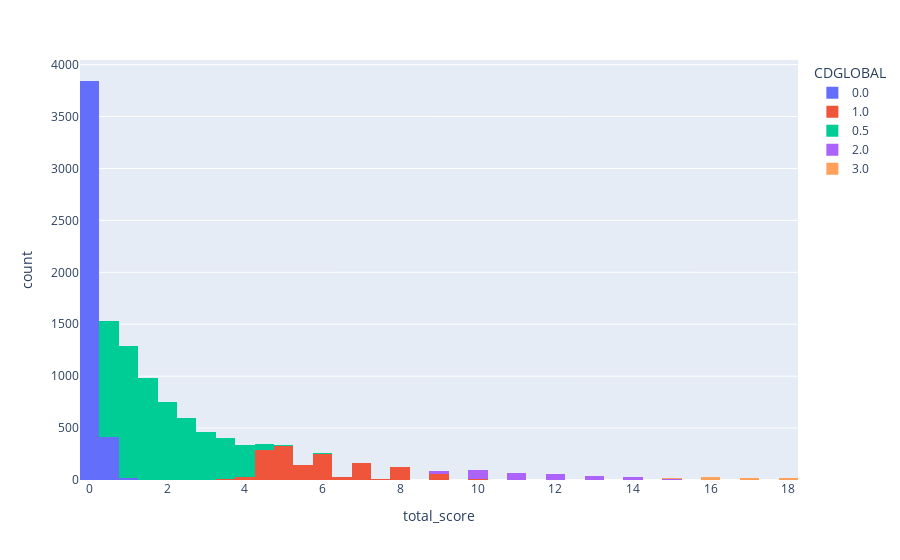

Source (notebook cell):
### Code cell
px.histogram(cdr_df, "total_score", color='CDGLOBAL')

### Figure 1 — Plotly figure (JSON) as saved in the notebook; plotly's stock layout.template omitted (floating-point values rounded to 4 significant figures; data arrays with more than 128 entries replaced by an {"elided": "..."} marker saying what was removed)
{"data": [{"alignmentgroup": "True", "bingroup": "x", "hovertemplate": "CDGLOBAL=0.0<br>total_score=%{x}<br>count=%{y}<extra></extra>", "legendgroup": "0.0", "marker": {"color": "#636efa"}, "name": "0.0", "offsetgroup": "0.0", "orientation": "v", "showlegend": true, "type": "histogram", "x": {"elided": "4271 float values"}, "xaxis": "x", "yaxis": "y"}, {"alignmentgroup": "True", "bingroup": "x", "hovertemplate": "CDGLOBAL=1.0<br>total_score=%{x}<br>count=%{y}<extra></extra>", "legendgroup": "1.0", "marker": {"color": "#EF553B"}, "name": "1.0", "offsetgroup": "1.0", "orientation": "v", "showlegend": true, "type": "histogram", "x": {"elided": "1441 float values"}, "xaxis": "x", "yaxis": "y"}, {"alignmentgroup": "True", "bingroup": "x", "hovertemplate": "CDGLOBAL=0.5<br>total_score=%{x}<br>count=%{y}<extra></extra>", "legendgroup": "0.5", "marker": {"color": "#00cc96"}, "name": "0.5", "offsetgroup": "0.5", "orientation": "v", "showlegend": true, "type": "histogram", "x": {"elided": "5981 float values"}, "xaxis": "x", "yaxis": "y"}, {"alignmentgroup": "True", "bingroup": "x", "hovertemplate": "CDGLOBAL=2.0<br>total_score=%{x}<br>count=%{y}<extra></extra>", "legendgroup": "2.0", "marker": {"color": "#ab63fa"}, "name": "2.0", "offsetgroup": "2.0", "orientation": "v", "showlegend": true, "type": "histogram", "x": {"elided": "338 float values"}, "xaxis": "x", "yaxis": "y"}, {"alignmentgroup": "True", "bingroup": "x", "hovertemplate": "CDGLOBAL=3.0<br>total_score=%{x}<br>count=%{y}<extra></extra>", "legendgroup": "3.0", "marker": {"color": "#FFA15A"}, "name": "3.0", "offsetgroup": "3.0", "orientation": "v", "showlegend": true, "type": "histogram", "x": [14, 15, 16, 17, 17, 16, 17, 15, 16, 16, 16, 18, 17, 16, 16, 18, 17, 17, 15, 16, 17, 15, 18, 16, 17, 18, 15, 17, 16, 16, 17, 16, 15, 16, 16, 17, 18, 16, 17, 17, 16, 16, 17, 18, 17, 16, 16, 15, 18, 18, 16, 16, 17, 17, 18, 17, 18, 17, 16, 16, 18, 17, 18, 14, 15, 18, 18, 16, 18, 18, 15, 16, 16, 15, 16, 18, 16, 18, 17, 16, 18, 15], "xaxis": "x", "yaxis": "y"}], "layout": {"barmode": "relative", "legend": {"title": {"text": "CDGLOBAL"}, "tracegroupgap": 0}, "margin": {"t": 60}, "xaxis": {"anchor": "y", "domain": [0, 1], "title": {"text": "total_score"}}, "yaxis": {"anchor": "x", "domain": [0, 1], "title": {"text": "count"}}}}
